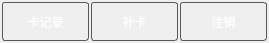
<?xml version="1.0" encoding="UTF-8"?>
<ui version="4.0">
 <class>CardItem</class>
 <widget class="QWidget" name="CardItem">
  <property name="geometry">
   <rect>
    <x>0</x>
    <y>0</y>
    <width>269</width>
    <height>43</height>
   </rect>
  </property>
  <property name="sizePolicy">
   <sizepolicy hsizetype="Minimum" vsizetype="Preferred">
    <horstretch>0</horstretch>
    <verstretch>0</verstretch>
   </sizepolicy>
  </property>
  <property name="windowTitle">
   <string>Form</string>
  </property>
  <property name="styleSheet">
   <string notr="true">QPushButton#btn_act{
						background:qlineargradient(spread:pad, x1:0, y1:0, x2:0, y2:1, stop:0 rgba(128, 181, 235, 255), stop:0.495 										rgba(119, 169, 231, 255), stop:0.505 rgba(110,157, 226, 255), stop:1 rgba(109, 155, 0225, 255));
						color:white;
						border:1px solid rgb(86,89,93);
						border-radius: 3px;			
}
QPushButton#btn_log{
						background:qlineargradient(spread:pad, x1:0, y1:0, x2:0, y2:1, stop:0 rgba(128, 181, 235, 255), stop:0.495 										rgba(119, 169, 231, 255), stop:0.505 rgba(110,157, 226, 255), stop:1 rgba(109, 155, 0225, 255));
						color:white;
						border:1px solid rgb(86,89,93);
						border-radius: 3px;			
}

QPushButton#btn_act::pressed{
						background:qlineargradient(spread:pad, x1:0, y1:0, x2:0, y2:1, stop:0 rgba(143, 167, 197, 255), stop:0.495 										rgba(103, 133, 171, 255), stop:0.505 rgba(93,124,165, 255), stop:1 rgba(65, 99,146, 255));
						color:white;
						border:1px solid rgb(106,118,132);
						border-radius: 3px;			
}
QPushButton#btn_log::pressed{
						background:qlineargradient(spread:pad, x1:0, y1:0, x2:0, y2:1, stop:0 rgba(143, 167, 197, 255), stop:0.495 										rgba(103, 133, 171, 255), stop:0.505 rgba(93,124,165, 255), stop:1 rgba(65, 99,146, 255));
						color:white;
						border:1px solid rgb(106,118,132);
						border-radius: 3px;
}

QPushButton#btn_LogOut{
						background:qlineargradient(spread:pad, x1:0, y1:0, x2:0, y2:1, stop:0 rgba(128, 181, 235, 255), stop:0.495 										rgba(119, 169, 231, 255), stop:0.505 rgba(110,157, 226, 255), stop:1 rgba(109, 155, 0225, 255));
						color:white;
						border:1px solid rgb(86,89,93);
						border-radius: 3px;			
}

QPushButton#btn_LogOut::pressed{
						background:qlineargradient(spread:pad, x1:0, y1:0, x2:0, y2:1, stop:0 rgba(143, 167, 197, 255), stop:0.495 										rgba(103, 133, 171, 255), stop:0.505 rgba(93,124,165, 255), stop:1 rgba(65, 99,146, 255));
						color:white;
						border:1px solid rgb(106,118,132);
						border-radius: 3px;			
}
</string>
  </property>
  <layout class="QHBoxLayout" name="horizontalLayout">
   <property name="spacing">
    <number>2</number>
   </property>
   <property name="leftMargin">
    <number>2</number>
   </property>
   <property name="topMargin">
    <number>2</number>
   </property>
   <property name="rightMargin">
    <number>2</number>
   </property>
   <property name="bottomMargin">
    <number>2</number>
   </property>
   <item>
    <widget class="QPushButton" name="btn_log">
     <property name="sizePolicy">
      <sizepolicy hsizetype="Minimum" vsizetype="Expanding">
       <horstretch>0</horstretch>
       <verstretch>0</verstretch>
      </sizepolicy>
     </property>
     <property name="text">
      <string>卡记录</string>
     </property>
    </widget>
   </item>
   <item>
    <widget class="QPushButton" name="btn_act">
     <property name="sizePolicy">
      <sizepolicy hsizetype="Minimum" vsizetype="Expanding">
       <horstretch>0</horstretch>
       <verstretch>0</verstretch>
      </sizepolicy>
     </property>
     <property name="text">
      <string>补卡</string>
     </property>
    </widget>
   </item>
   <item>
    <widget class="QPushButton" name="btn_LogOut">
     <property name="sizePolicy">
      <sizepolicy hsizetype="Minimum" vsizetype="Expanding">
       <horstretch>0</horstretch>
       <verstretch>0</verstretch>
      </sizepolicy>
     </property>
     <property name="minimumSize">
      <size>
       <width>0</width>
       <height>0</height>
      </size>
     </property>
     <property name="text">
      <string>注销</string>
     </property>
    </widget>
   </item>
  </layout>
 </widget>
 <resources/>
 <connections/>
</ui>
